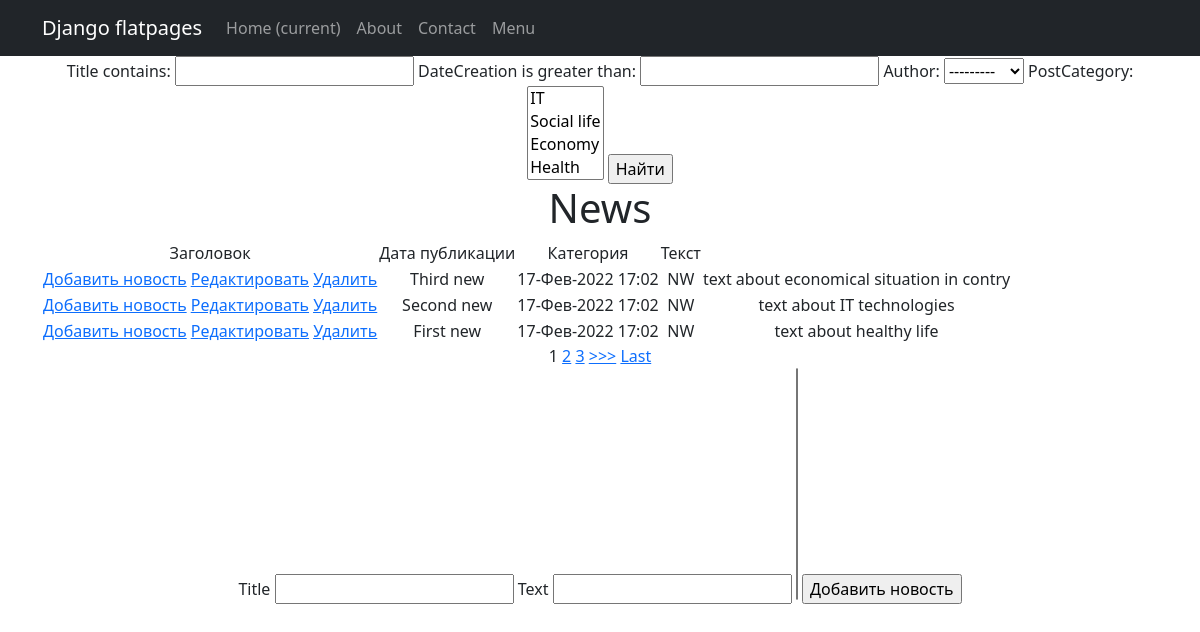
Page /news/ on the committed database.
### news/models.py (models this page shows, shortened)
class Post(models.Model):
    author = models.ForeignKey(Author, on_delete=models.CASCADE)
    News = 'NW'
    Article = 'AR'
    CATEGORY_CHOICES = (
        (News, 'Новость'),
        (Article, 'Статья'),
    )
    categoryType = models.CharField(max_length=2, choices=CATEGORY_CHOICES, default=Article)
    dateCreation = models.DateTimeField(auto_now_add=True)
    postCategory = models.ManyToManyField(Category, through='PostCategory')
    title = models.CharField(max_length=128)
    text = models.TextField()
    rating = models.SmallIntegerField(default=0)

### news/views.py (the view, shortened to what this page needs)
# urls.py: path('', PostList.as_view()),
class PostList(ListView):
    model = Post
    template_name = 'flatpages/news.html'
    context_object_name = 'news'
    queryset = Post.objects.order_by('-dateCreation')
    paginate_by = 1
    form_class = PostForm
    def get_context_data(self, **kwargs):
        context = super().get_context_data(**kwargs)
        context['filter'] = PostFilter(self.request.GET, queryset=self.get_queryset())
        return context

### news/models.py (called while the page is built)
    def __str__(self):
        return self.authorUser.username

    def __str__(self) -> str:
        return self.name

### news/templatetags/custom_filters.py (called while the page is built)
@register.filter(name='censor')
def censor(value):
    for word in censor_list:
        value = value.replace(word, '*****')
    return value

### templates/flatpages/news.html (shortened to what this page needs)
{% extends 'flatpages/default.html' %}
{% load custom_filters %}
{% block content %}
<form method="GET">
    {{ filter.form }}
    <input type="submit" value="Найти">
</form>
    <h1>News</h1>
    <table>
        <tr>
            <td>
                Заголовок
            </td>
            <td>
                Дата публикации
            </td>
            <td>
                Категория
            </td>
            <td>
                Текст
            </td>
         </tr>
    {% for news in filter.qs %}
        <tr>
            <td>
            <a href="{% url 'news_create' news.id %}">Добавить новость</a>
            <a href="{% url 'news_edit' news.id %}"><u>Редактировать</u></a>
            <a href="{% url 'news_delete' news.id %}"><u> Удалить </u></a>
            </td>
            <td>
                {{ news.title|censor }}
            </td>
            <td>
                {{ news.dateCreation|date:'d-M-Y H:m' }}
            </td>
            <td>
                {{ news.categoryType }}
            </td>
            <td>
                {{ news.text|truncatechars:50|censor }}
            </td>
        </tr>
    {% endfor %}
    </table>
{% if is_paginated %}
    {% for num in page_obj.paginator.page_range %}
        {% if page_obj.number == num %}
            <a>{{ num }}</a>
        {% elif num > page_obj.number|add:'-3' and num < page_obj.number|add:'3' %}
            <a href="?page={{ num }}">{{ num }}</a>
        {% endif %}
    {% endfor %}
    {% if page_obj.has_next %}
        <a href="?page={{ page_obj.next_page_number }}">>>></a>
        <a href="?page={{ page_obj.paginator.num_pages }}">Last</a>
    {% endif %}
{% endif %}
<form method="POST">
    <label for="title">Title</label>
    <input id="title" type="text">
    <label for="text">Text</label>
    <input id="text" type="text">
    <select name="categoryType" size="10">
    </select>
    <input type="submit" value="Добавить новость">
</form>
{% endblock content %}

### templates/flatpages/default.html (shortened to what this page needs)
<!DOCTYPE html>
<html lang="en">
    <head>
        {% load static %}
        <link href="{% static 'css/styles.css' %}" rel="stylesheet" />
    </head>
    <body>
<nav class="navbar navbar-expand-lg navbar-dark bg-dark static-top">
   <div class="container">
       <a class="navbar-brand" href="#">Django flatpages</a>
       <div class="collapse navbar-collapse" id="navbarResponsive">
           <ul class="navbar-nav ml-auto">
               <li class="nav-item active">
                   <a class="nav-link" href="#">Home
                       <span class="sr-only">(current)</span>
                   </a>
               </li>
               <li class="nav-item">
                   <a class="nav-link" href="/about/">About</a>
               </li>
               <li class="nav-item">
                   <a class="nav-link" href="/contacts/">Contact</a>
               </li>
               <li class="nav-item">
                   <a class="nav-link" href="/menu/">Menu</a>
           </ul>
       </div>
   </div>
</nav>
        <div class="container">
            <div class="row">
                <div class="col-lg-12 text-center">
                    {% block content %}{% endblock content %}
                </div>
            </div>
        </div>
    </body>
</html>

### rows in the picture
Post: title|censor "Third new", dateCreation "17-Фев-2022 17:02", categoryType "NW", text|censor "text about economical situation in contry"
Post: title|censor "Second new", dateCreation "17-Фев-2022 17:02", categoryType "NW", text|censor "text about IT technologies"
Post: title|censor "First new", dateCreation "17-Фев-2022 17:02", categoryType "NW", text|censor "text about healthy life"

### other values in the picture
{{ num }} "1"
{{ num }} "2" "3"
